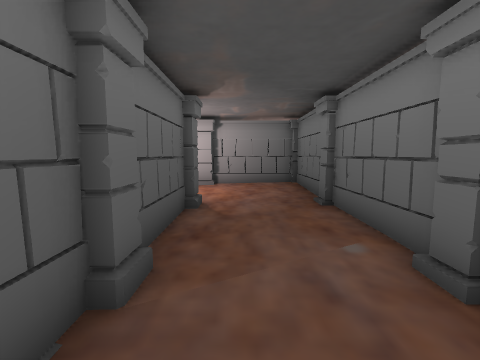
[1] (above)

24 first-person views from a walk through a 3-D level made in the Unity game engine. The camera is 1.5 m above the floor, tilts 6° down and sees 90° across. The floor is counted in squares, 1 m on a side. Each view is taken from the middle of a square. On the plan, view 1 faces up. The plan holds only what a view shows up to about 13 squares ahead; the rest is blank. The place goes on beyond the plan.

[2]
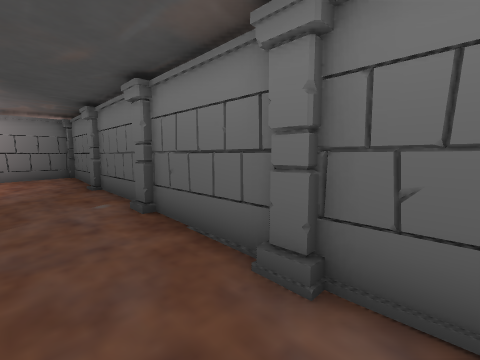

[3]
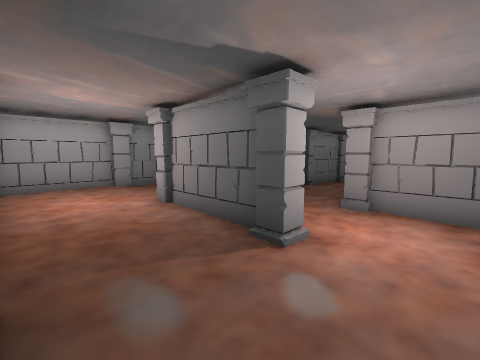

[4]
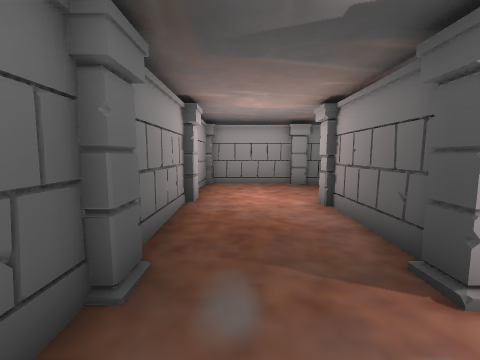

[5]
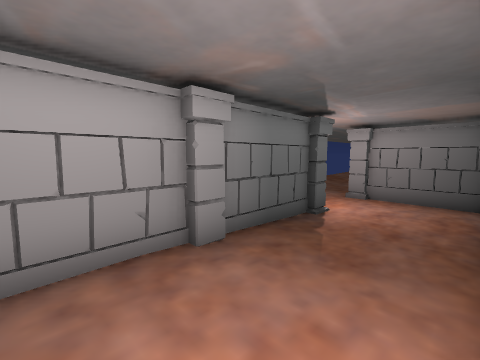

[6]
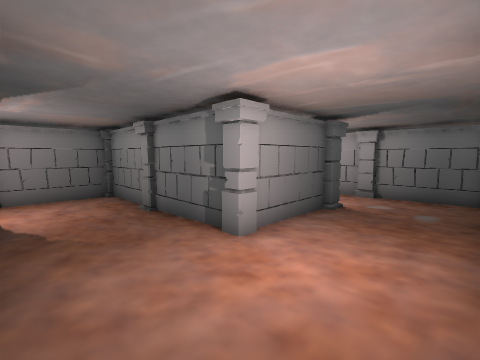

[7]
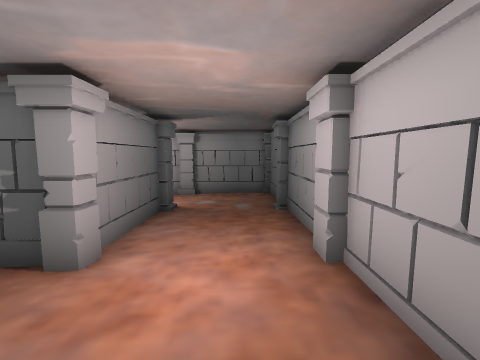

[8]
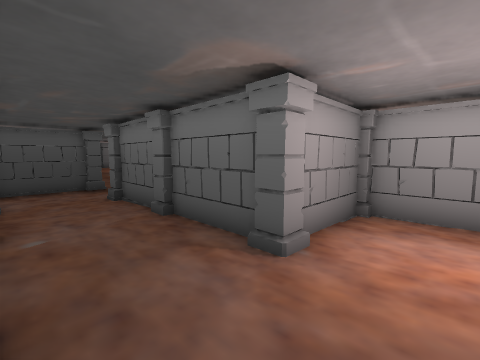

[9]
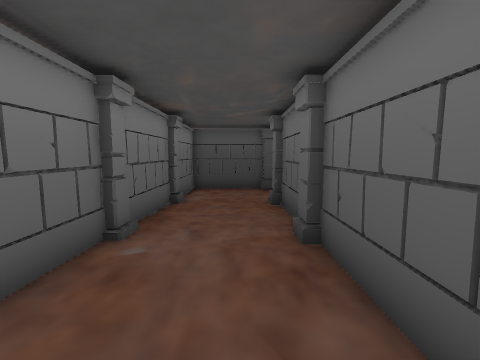

[10]
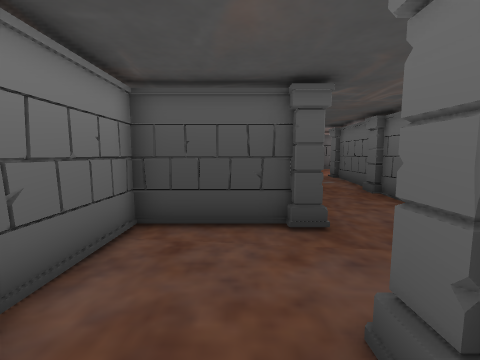

[11]
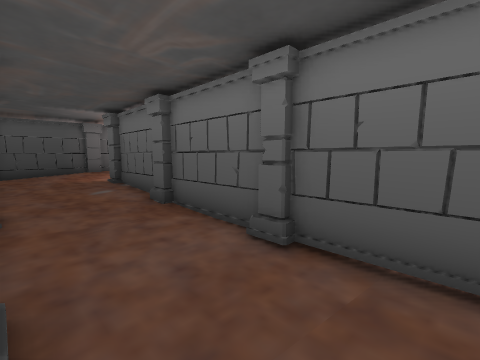

[12]
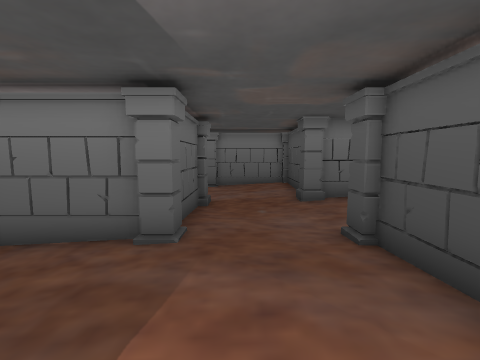

[13]
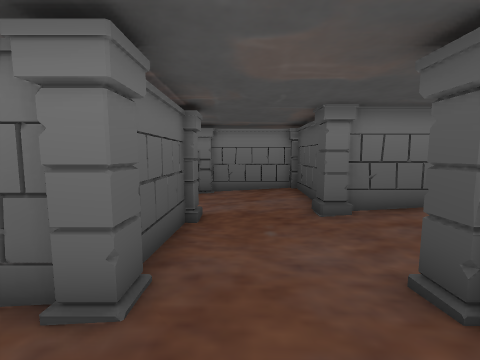

[14]
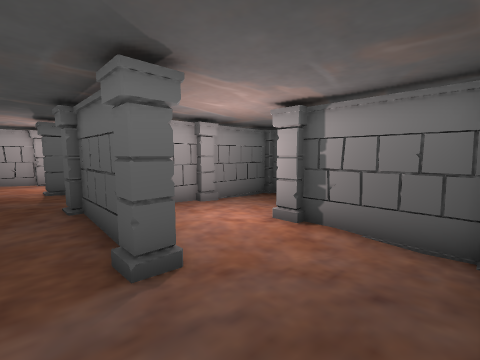

[15]
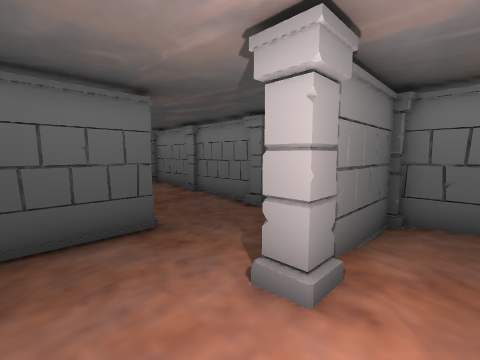

[16]
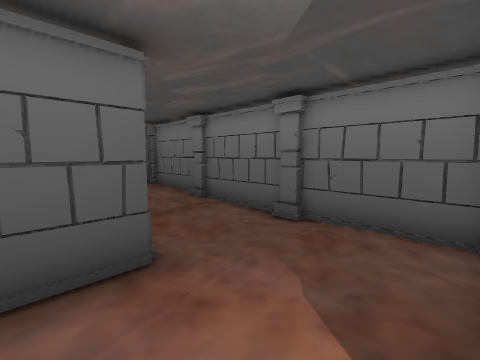

[17]
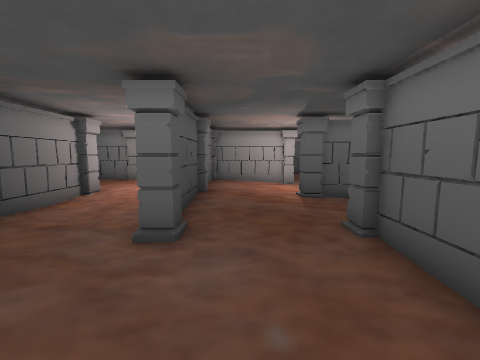

[18]
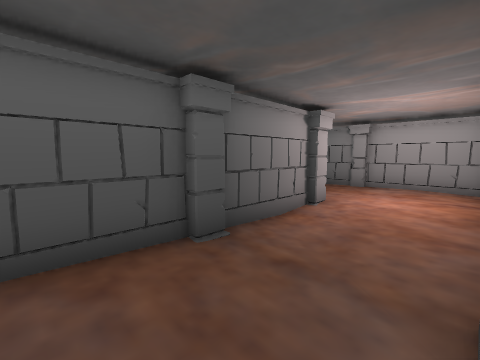

[19]
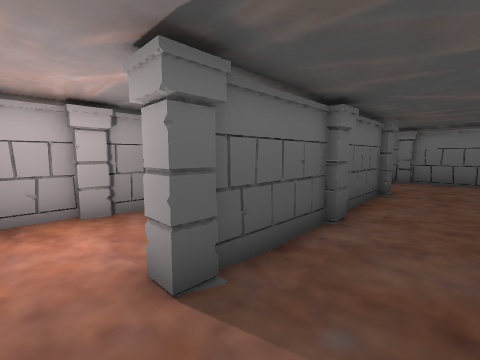

[20]
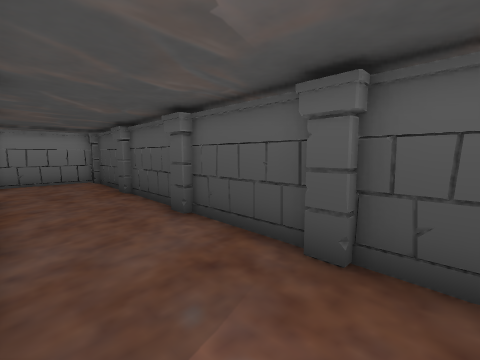

[21]
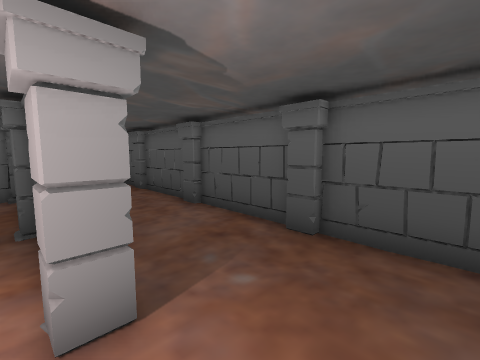

[22]
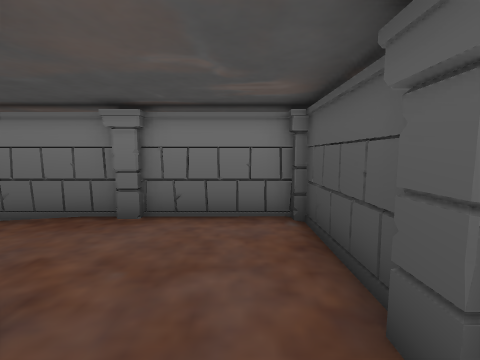

[23]
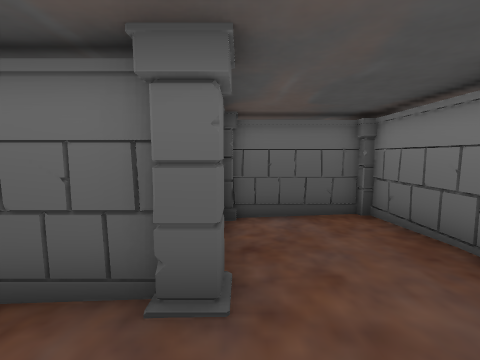

[24]
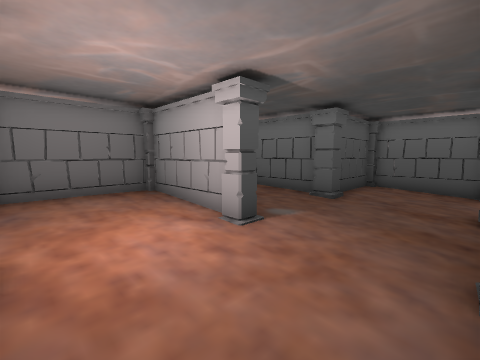

### Floor plan
Key: @ floor where view 1 was taken; # wall or solid block; . main floor; : floor 0.25 m higher than the main floor; - floor 0.25 m lower than the main floor; _ floor 0.5 m lower than the main floor; / step, stairs or slope.
Columns run from 18 left of view 1 to 7 right of it. Each row starts with its distance up from view 1.
 15              #############
 14              #.....::::::#
 13              #.....::::::#
 12              #.......::::#
 11             ##../#####:::#
 10              #..//...#..:#
  9              #-......#...#
  8              #--.....#...#
  7              #####...#...#
  6                 -#...#...#
  5                 -#...#....
  4                  #-..#....
  3                  #--/#####
  2                  #--/#  .#
  1                  #---#  -#
  0                  #@--# --#
 -1                  #--/# -/#
 -2                  /--/#--/#
 -3             _#_ _----#---#
 -4             _#_______#---#
 -5              #__/#####__/#
 -6              #--/#------/#
 -7              #---#-------#
 -8              #---#-------#
 -9             ##--/#--/#####
-10  #--------- /#--/#--//--/#
-11  #---------. #...#...----#
-12  #...........#...#...---.#
-13 ######...#...#...#####-..#
-14      #...#..........//...#
-15      #.  #...............#
-16      #   #:::::..........#
-17      #   #########../#####
-18          #::::..//../#:::#
-19          #::::.......#:::#
-20          #::::.....::#:::#
-21          #:::#########:::#
-22          #:::...:::::::::#
-23          #:::..::::::::::#
-24           ::.::::::::::::#
-25           ################

Where each view was taken, in squares from view 1:
view 1: 0 up, 0 right, facing up
view 2: 3 down, 0 right, facing up-right
view 3: 14 up, 4 left, facing down-right
view 4: 13 up, 4 left, facing right
view 5: 13 up, 3 right, facing down-right
view 6: 14 up, 6 right, facing down-left
view 7: 13 up, 6 right, facing left
view 8: 9 up, 2 right, facing down-left
view 9: 7 up, 0 right, facing down
view 10: 0 up, 0 right, facing down
view 11: 3 down, 2 left, facing down-left
view 12: 15 down, 6 left, facing right
view 13: 15 down, 4 left, facing right
view 14: 15 down, 6 right, facing up-left
view 15: 11 down, 0 right, facing up-right
view 16: 9 down, 1 right, facing up-right
view 17: 16 down, 3 right, facing left
view 18: 18 down, 1 right, facing down-left
view 19: 24 down, 7 left, facing up-right
view 20: 22 down, 7 left, facing down-right
view 21: 21 down, 8 left, facing down-right
view 22: 24 down, 1 right, facing right
view 23: 24 down, 3 right, facing up
view 24: 10 down, 6 left, facing down-left
